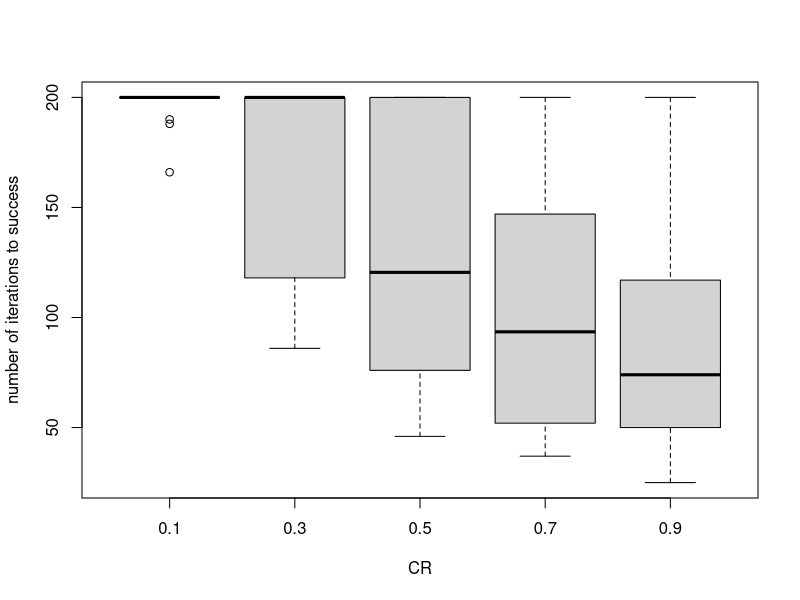
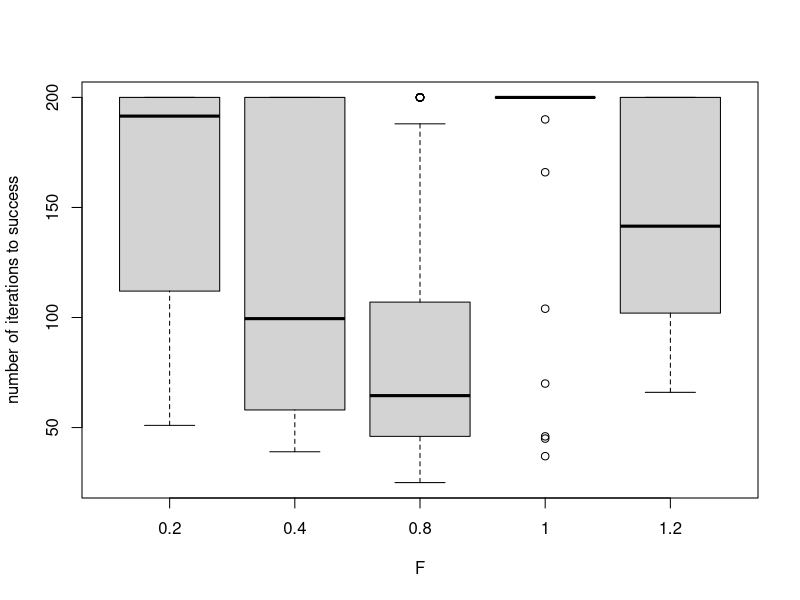
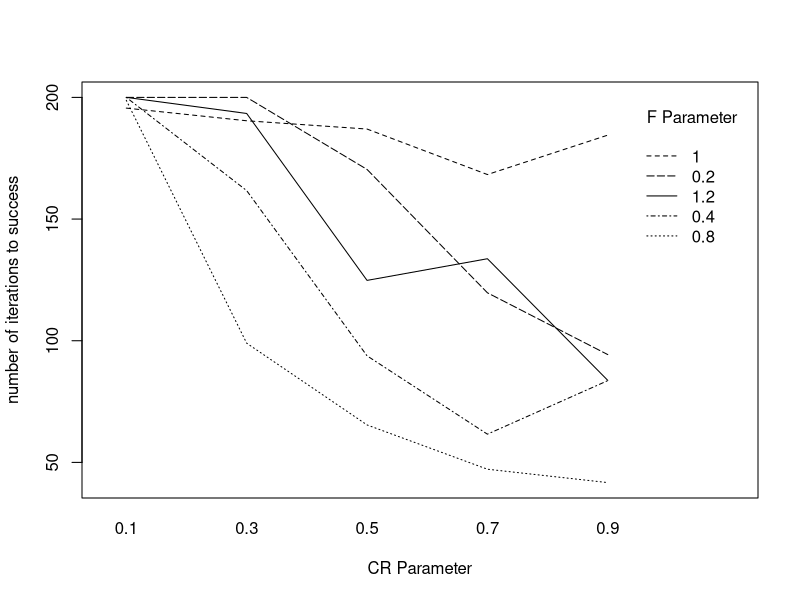
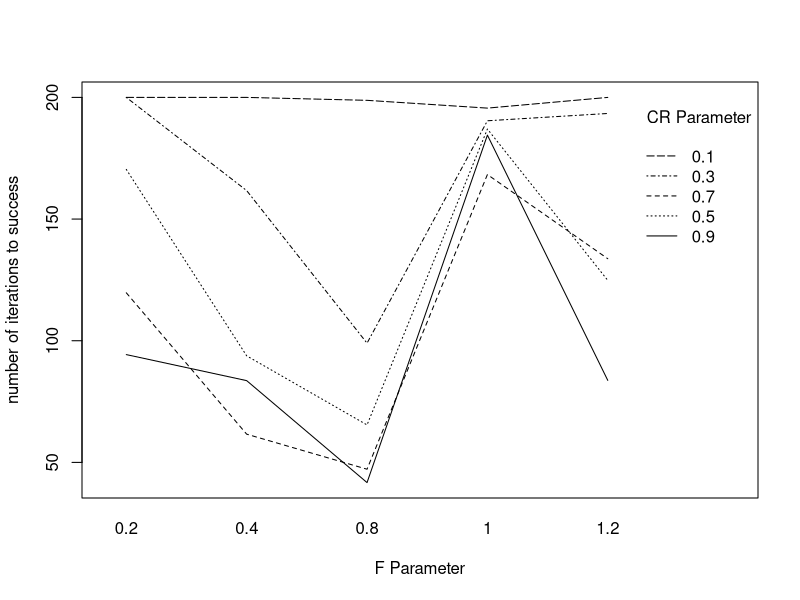

Generate these figures, in order, with R:
# Analysis of interaction effects on DE parameters
library(DEoptim)

# Rosenbrock Banana function
Rosenbrock <- function(x) {
  x1 <- x[1]
  x2 <- x[2]
  100 * (x2 - x1 * x1)^2 + (1 - x1)^2
}

lower <- c(-10, -10)
upper <- -lower

# sample execution
parameters <- DEoptim.control(VTR = 1.0e-10, CR = 0.5, F = 0.8)
result <- DEoptim(Rosenbrock, lower, upper, parameters)
result$optim$bestmem  # solution found found
result$optim$iter     # Number of iterations

# testing with several CR and F
CRopts <- c(0.1, 0.3, 0.5, 0.7, 0.9)
Fopts <- c(0.2, 0.4, 0.8, 1.0, 1.2)

combos <- expand.grid(CR = CRopts, F = Fopts)

experiment <- function(p)  {
  sink("/dev/null")
  result <- DEoptim(Rosenbrock, lower, upper, 
                    DEoptim.control(VTR = 1.0e-5, CR = p[1], F = p[2]))
  sink()
  c(R = result$optim$iter, p[1], p[2])
}

reps <- 10
exp.results <- do.call(cbind, replicate(reps, apply(combos, 1, experiment), simplify = FALSE))
tab.results <- data.frame(t(exp.results))

tab.results

boxplot(tab.results$R ~ tab.results$CR, xlab = "CR", ylab = "number of iterations to success")
boxplot(tab.results$R ~ tab.results$F, xlab = "F", ylab = "number of iterations to success")

DE.lm <- lm(formula = R ~ F + CR + F*CR, data = tab.results)

summary(DE.lm)
# plot(DE.lm)

interaction.plot(tab.results$CR, tab.results$F, tab.results$R,
                 xlab = "CR Parameter",
                 ylab = "number of iterations to success",
                 trace.label = "F Parameter")

interaction.plot(tab.results$F, tab.results$CR, tab.results$R,
                 xlab = "F Parameter",
                 ylab = "number of iterations to success",
                 trace.label = "CR Parameter")


# Some more recipes
# https://statisticsbyjim.com/regression/interaction-effects/
# https://murraylax.org/rtutorials/regression_interaction.html
